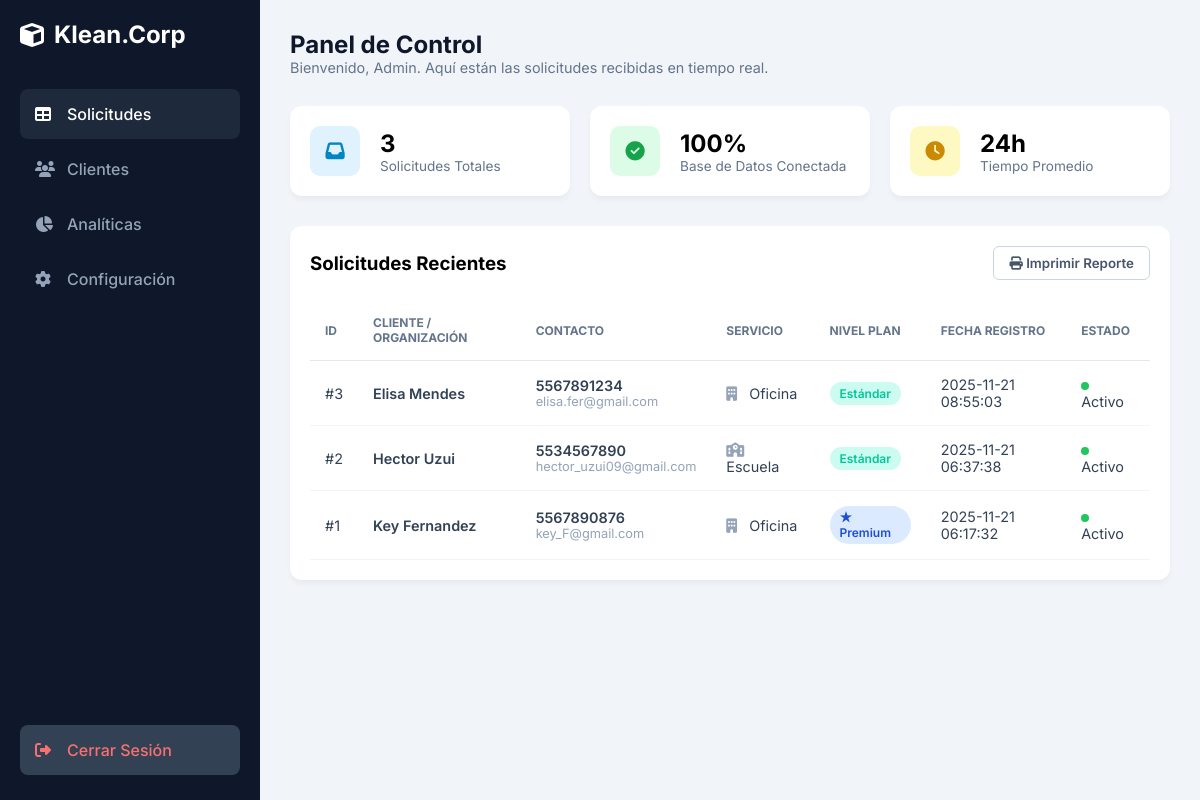
The page /reporte.php on the database its author committed.
### tables this page shows
CREATE TABLE `solicitudes` (
  `id` int(11) NOT NULL AUTO_INCREMENT,
  `nombre` varchar(100) NOT NULL,
  `email` varchar(100) NOT NULL,
  `telefono` varchar(20) NOT NULL,
  `tipo_servicio` varchar(50) NOT NULL,
  `plan` varchar(20) NOT NULL,
  `fecha` timestamp NOT NULL DEFAULT current_timestamp(),
  PRIMARY KEY (`id`)
);

### reporte.php (the view, shortened to what this page needs)
<?php
$sql = "SELECT * FROM solicitudes ORDER BY id DESC";
$resultado = mysqli_query($conexion, $sql);
?>
<!DOCTYPE html>
<html lang="es">
<head>
    <link rel="stylesheet" href="https://cdnjs.cloudflare.com/ajax/libs/font-awesome/6.4.0/css/all.min.css">
</head>
<body>
    <aside class="sidebar">
        <div class="brand">
            <i class="fas fa-cube"></i> Klean.Corp
        </div>
        <a href="#" class="menu-item active"><i class="fas fa-table"></i> Solicitudes</a>
        <a href="#" class="menu-item"><i class="fas fa-users"></i> Clientes</a>
        <a href="#" class="menu-item"><i class="fas fa-chart-pie"></i> Analíticas</a>
        <a href="#" class="menu-item"><i class="fas fa-cog"></i> Configuración</a>
        <a href="index.php" class="menu-item logout"><i class="fas fa-sign-out-alt"></i> Cerrar Sesión</a>
    </aside>
    <main class="main">
        <div class="header">
            <h2>Panel de Control</h2>
            <p>Bienvenido, Admin. Aquí están las solicitudes recibidas en tiempo real.</p>
        </div>
        <div class="metrics">
            <div class="card-metric">
                <div class="icon-box" style="background:#e0f2fe; color:#0284c7;"><i class="fas fa-inbox"></i></div>
                <div>
                    <h3 style="font-size:1.5rem; font-weight:700;"><?php echo mysqli_num_rows($resultado); ?></h3>
                    <p style="font-size:0.85rem; color:#64748b;">Solicitudes Totales</p>
                </div>
            </div>
            <div class="card-metric">
                <div class="icon-box" style="background:#dcfce7; color:#16a34a;"><i class="fas fa-check-circle"></i></div>
                <div>
                    <h3 style="font-size:1.5rem; font-weight:700;">100%</h3>
                    <p style="font-size:0.85rem; color:#64748b;">Base de Datos Conectada</p>
                </div>
            </div>
            <div class="card-metric">
                <div class="icon-box" style="background:#fef9c3; color:#ca8a04;"><i class="fas fa-clock"></i></div>
                <div>
                    <h3 style="font-size:1.5rem; font-weight:700;">24h</h3>
                    <p style="font-size:0.85rem; color:#64748b;">Tiempo Promedio</p>
                </div>
            </div>
        </div>
        <div class="table-container">
            <div class="table-header">
                <h3>Solicitudes Recientes</h3>
                <button class="btn-print" onclick="window.print()"><i class="fas fa-print"></i> Imprimir Reporte</button>
            </div>
            <table>
                <thead>
                    <tr>
                        <th>ID</th>
                        <th>Cliente / Organización</th>
                        <th>Contacto</th> <th>Servicio</th>
                        <th>Nivel Plan</th>
                        <th>Fecha Registro</th>
                        <th>Estado</th>
                    </tr>
                </thead>
                <tbody>
                    <?php
                    if ($resultado) {
                        while ($row = mysqli_fetch_array($resultado)) {
                    ?>
                        <tr>
                            <td>#<?php echo $row['id']; ?></td>
                            <td>
                                <span class="contact-info"><?php echo $row['nombre']; ?></span>
                            </td>
                            <td>
                                <div style="font-weight:600; font-size:0.9rem;"><?php echo $row['telefono']; ?></div>
                                <div class="email-small"><?php echo $row['email']; ?></div>
                            </td>
                            <td>
                                <?php
                                    $icono = "fa-building";
                                    if($row['tipo_servicio'] == 'Escuela') $icono = "fa-school";
                                ?>
                                <i class="fas <?php echo $icono; ?> service-icon"></i>
                                <?php echo $row['tipo_servicio']; ?>
                            </td>
                            <td>
                                <?php
                                    if($row['plan'] == 'Premium') {
                                ?>
                                    <span class="badge bg-premium">★ Premium</span>
                                <?php
                                    } elseif($row['plan'] == 'Estandar') {
                                ?>
                                    <span class="badge bg-estandar">Estándar</span>
                                <?php
                                    } else {
                                ?>
                                    <span class="badge bg-basico">Básico</span>
                                <?php
                                    }
                                ?>
                            </td>
                            <td><?php echo $row['fecha']; ?></td>
                            <td><span class="status-dot"></span>Activo</td>
                        </tr>
                    <?php
                        }
                    } else {
                        echo "<tr><td colspan='7' style='text-align:center; padding:20px;'>No se encontraron datos o la tabla no existe.</td></tr>";
                    }
                    ?>
                </tbody>
            </table>
        </div>
    </main>
</body>
</html>

### reporte.php (style rules this page uses)
:root { --primary: #1e293b; --accent: #3b82f6; --bg: #f1f5f9; --text: #334155; --secondary-klean: #00c897; }
* { margin: 0; padding: 0; box-sizing: border-box; font-family: 'Inter', sans-serif; }
body { display: flex; background-color: var(--bg); height: 100vh; overflow: hidden; }
.sidebar { width: 260px; background-color: #0f172a; color: white; display: flex; flex-direction: column; padding: 20px; flex-shrink: 0; }
.brand { font-size: 1.5rem; font-weight: 700; margin-bottom: 40px; display: flex; align-items: center; gap: 10px; }
.menu-item { padding: 15px; margin-bottom: 5px; border-radius: 8px; color: #94a3b8; text-decoration: none; display: flex; align-items: center; gap: 12px; font-weight: 500; transition: 0.3s; }
.menu-item:hover, .menu-item.active { background-color: #1e293b; color: white; }
.menu-item i { width: 20px; }
.logout { margin-top: auto; background: #334155; color: #f87171; }
.main { flex: 1; padding: 30px; overflow-y: auto; }
.header { margin-bottom: 30px; }
.header h2 { color: #0f172a; font-weight: 700; }
.header p { color: #64748b; font-size: 0.9rem; }
.metrics { display: flex; gap: 20px; margin-bottom: 30px; }
.card-metric { background: white; padding: 20px; border-radius: 12px; flex: 1; display: flex; align-items: center; gap: 20px; box-shadow: 0 4px 6px -1px rgba(0,0,0,0.05); }
.icon-box { width: 50px; height: 50px; border-radius: 10px; display: flex; align-items: center; justify-content: center; font-size: 1.2rem; }
.table-container { background: white; border-radius: 12px; padding: 20px; box-shadow: 0 4px 6px -1px rgba(0,0,0,0.05); }
.table-header { display: flex; justify-content: space-between; align-items: center; margin-bottom: 20px; }
.btn-print { background: white; border: 1px solid #cbd5e1; padding: 8px 15px; border-radius: 6px; cursor: pointer; font-weight: 600; color: #475569; }
table { width: 100%; border-collapse: collapse; }
th { text-align: left; padding: 15px; color: #64748b; font-size: 0.75rem; font-weight: 700; text-transform: uppercase; border-bottom: 1px solid #e2e8f0; }
td { padding: 15px; color: #334155; font-size: 0.9rem; border-bottom: 1px solid #f1f5f9; vertical-align: middle; }
.badge { padding: 4px 10px; border-radius: 50px; font-size: 0.75rem; font-weight: 600; display: inline-block; }
.bg-premium { background: #dbeafe; color: #1d4ed8; }
.bg-estandar { background: #ccfbf1; color: var(--secondary-klean); }
.status-dot { height: 8px; width: 8px; background-color: #22c55e; border-radius: 50%; display: inline-block; margin-right: 6px; }
.contact-info { font-weight: 600; display: block; }
.email-small { font-size: 0.8rem; color: #94a3b8; font-weight: 400; }
.service-icon { margin-right: 8px; color: #94a3b8; }

### rows shown on the page
solicitudes: id "3", nombre "Elisa Mendes", telefono "5567891234", email "elisa.fer@gmail.com", tipo_servicio "Oficina", plan "Estándar", fecha "2025-11-21 08:55:03"
solicitudes: id "2", nombre "Hector Uzui", telefono "5534567890", email "hector_uzui09@gmail.com", tipo_servicio "Escuela", plan "Estándar", fecha "2025-11-21 06:37:38"
solicitudes: id "1", nombre "Key Fernandez", telefono "5567890876", email "key_F@gmail.com", tipo_servicio "Oficina", plan "★ Premium", fecha "2025-11-21 06:17:32"

### other values the page prints
mysqli_num_rows($resultado) "3"
